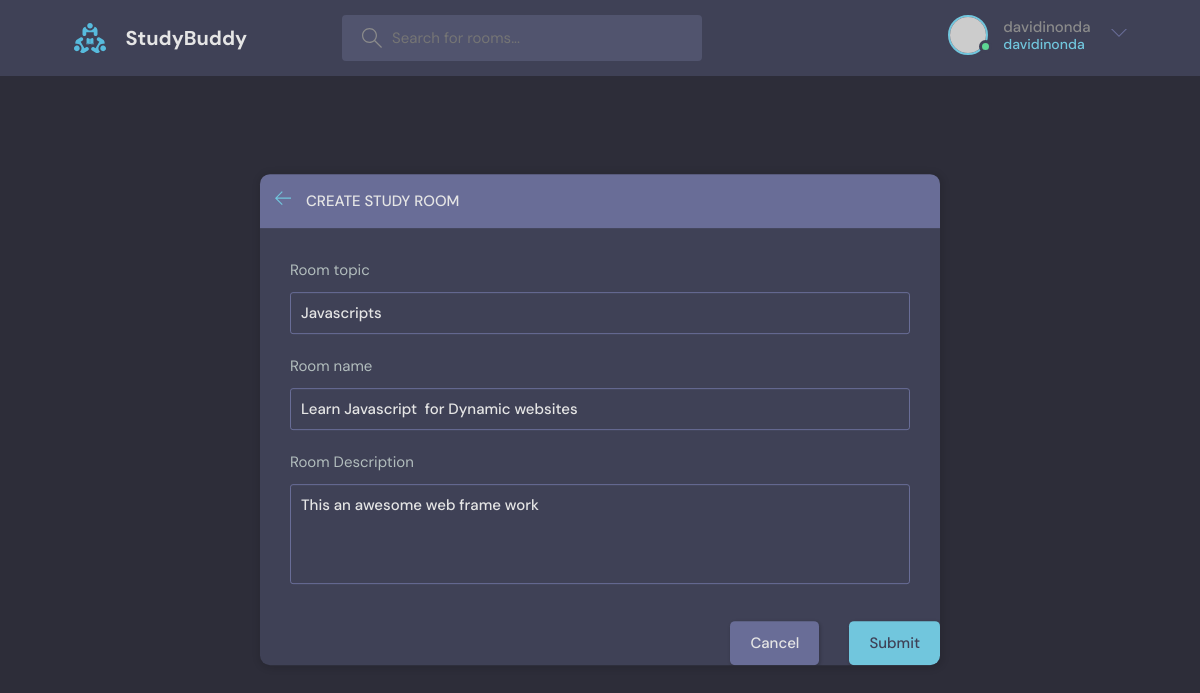
Page /UpdateRoom/1/ (signed in) on the committed database.
### Base/models.py (models this page shows, shortened)
class Room(models.Model):
    host=models.ForeignKey(User, on_delete=models.SET_NULL,null=True)
    topic= models.ForeignKey(Topic, on_delete=models.SET_NULL, null=True)
    name= models.CharField(max_length=200)
    participants=models.ManyToManyField(User,related_name='participants',blank=True)
    description= models.TextField(null= True, blank=True)
    update=models.DateTimeField(auto_now=True)
    created= models.DateTimeField(auto_now_add=True)
    class Meta:
        ordering =['-update', '-created']

class Topic(models.Model):
    name=models.CharField(max_length=200)

### Base/views.py (the view, shortened to what this page needs)
# urls.py: path("UpdateRoom/<str:pk>/", views.UpdateRoom, name= 'RoomUpdate'),
@login_required(login_url='login')
def UpdateRoom(request, pk):
    room = Room.objects.get(id=pk)
    topics= Topic.objects.all()
    form = RoomForm(instance=room)
    if request.user != room.host:
        return HttpResponse('YOU ARE NOT ALLOWED HERE')
    context = {'form': form,'topics':topics,'room':room}
    return render(request, 'Base/room_form.html', context)

### Base/forms.py
class RoomForm(ModelForm):
    class Meta:
        model= Room
        fields= '__all__'
        exclude= ['host', 'participants']

### Base/templates/Base/room_form.html (shortened to what this page needs)
{% extends 'main.html'%}
{% block content %}
  <main class="create-room layout">
    <div class="container">
      <div class="layout__box">
        <div class="layout__boxHeader">
          <div class="layout__boxTitle">
            <a href="{% url 'home' %}">
              <svg version="1.1" xmlns="http://www.w3.org/2000/svg" width="32" height="32" viewBox="0 0 32 32">
                <title>arrow-left</title>
                <path
                  d="M13.723 2.286l-13.723 13.714 13.719 13.714 1.616-1.611-10.96-10.96h27.625v-2.286h-27.625l10.965-10.965-1.616-1.607z">
                </path>
              </svg>
            </a>
            <h3>Create Study Room</h3>
          </div>
        </div>
        <div class="layout__body">
          <form class="form" action="" method="POST">
            <div class="form__group">
              <label for="room_toic">Room topic</label>
              <input required type="text" value="{{room.topic.name}}" name="topic" list="topic-list" />
            </div>
            <div class="form__group">
              <label for="room_name">Room name</label>
              {{form.name}}
            </div>
            <div class="form__group">
              <label for="room_description">Room Description</label>
              {{form.description}}
            </div>
            </div>
            <div class="form__action">
              <a class="btn btn--dark" href="index.html">Cancel</a>
              <button class="btn btn--main" type="submit">Submit</button>
            </div>
        </div>
      </div>
  </main>
{% endblock content %}

### templates/navbar.html (shortened to what this page needs)
{% load static %}
<header class="header header--loggedIn">
    <div class="container">
      <a href="{% url 'home' %}" class="header__logo">
        <img src="{% static 'images/logo.svg' %}" />
        <h1>StudyBuddy</h1>
      </a>
      <form class="header__search" method="GET" action="{% url 'home' %}">
        <label>
          <input name="q" placeholder="Search for rooms..." />
        </label>
      </form>
      <nav class="header__menu">
        {% if request.user.is_authenticated %}
        <div class="header__user">
          <a href="profile.html">
            <div class="avatar avatar--medium active">
              <img src="https://randomuser.me/api/portraits/men/37.jpg" />
            </div>
            <p>{{request.user.username}} <span>{{request.user.username}}</span></p>
          </a>
          <button class="dropdown-button">
            <svg version="1.1" xmlns="http://www.w3.org/2000/svg" width="32" height="32" viewBox="0 0 32 32">
              <title>chevron-down</title>
              <path d="M16 21l-13-13h-3l16 16 16-16h-3l-13 13z"></path>
            </svg>
          </button>
        </div>
        {% else %}
        <a href="{% url 'login' %}">
          <img src="{% static 'images/avatar.svg' %}" alt="">
          <p>Login</p>
        </a>
        {% endif %}
      </nav>
    </div>
  </header>

### rows in the picture
Room: topic "Javascripts", name "Learn Javascript for Dynamic websites", description "This an awesome web frame work"

### other values in the picture
{{ request.user.username }} "davidinonda"
